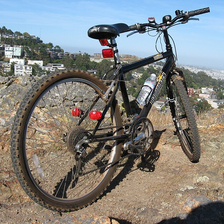
#> input picture Ecuador/train-input.png, 224 x 224 px
$ python -i main.py   (imports and definitions only)
#> lines starting #> are read from the running program, lines starting #| are printed output that depends on the picture
import csv
import os
import sys
import tempfile
import zipfile
from concurrent.futures import ThreadPoolExecutor
from pathlib import Path

import cv2
import numpy as np
from PIL import Image

K = 10          # how many most similar images to check for each image
SIDE = 512      # image size (longer side) for SIFT
NFEAT = 500     # SIFT keypoints per image (memory grows linearly with this)
MAX_BAD = 0.05  # max fraction of mismatching pixels after alignment

WORKERS = min(8, os.cpu_count() or 1)

# [1 line not run here, left out]


def descriptor(path):
    # rough image descriptor: colour histogram + 16x16 thumbnail
#> called with path = '../Ecuador/train-input.png'
    im = Image.open(path)
#> im is the input picture: PIL image 224x224 RGB; mean R, G, B 129.5, 129.4, 126.2
    im.draft('RGB', (64, 64))  # decode JPEG at reduced size: big photos no longer blow up RAM
    img = np.asarray(im.convert('RGB').resize((64, 64)))
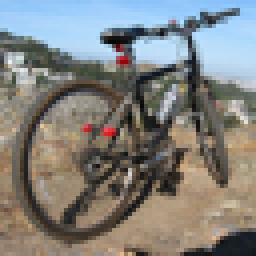
#> img: shape (64, 64, 3) (shown 4 times larger); mean R, G, B 129.5, 129.5, 126.1
    hsv = cv2.cvtColor(img, cv2.COLOR_RGB2HSV)
#> hsv: shape (64, 64, 3); mean H, S, V 46.9, 60, 146.7
    hist = cv2.calcHist([hsv], [0, 1, 2], None, [8, 4, 4], [0, 180, 0, 256, 0, 256]).ravel()
#> hist = 128 values, max 936 at index 6, min 0 at index 8, mean 32
    hist = np.sqrt(hist / hist.sum())
#> hist = 128 values, max 0.478 at index 6, min 0 at index 8, mean 0.0392
    gray = cv2.cvtColor(img, cv2.COLOR_RGB2GRAY).astype(np.float32)
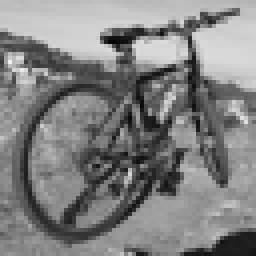
#> gray: shape (64, 64) float32 (shown 4 times larger); min 6, max 240, mean 129.1
    thumb = cv2.resize(gray, (16, 16), interpolation=cv2.INTER_AREA).ravel()
#> thumb = 256 values, max 215.2 at index 61, min 28.81 at index 254, mean 129.1
    thumb = (thumb - thumb.mean()) / thumb.std() / 16
#> thumb = 256 values, max 0.125 at index 61, min -0.146 at index 254, mean 0
    v = np.concatenate([hist, thumb])
#> v = 384 values, max 0.478 at index 6, min -0.146 at index 382, mean 0.0131
    return (v / np.linalg.norm(v)).astype(np.float32)


# [76 lines left out: functions load_gray, sift_features, mismatch, main, not called in this run]


# [2 lines not run here, left out]

>>> result = descriptor('../Ecuador/train-input.png')
#> result = 384 values, max 0.338 at index 6, min -0.103 at index 382, mean 0.00924
